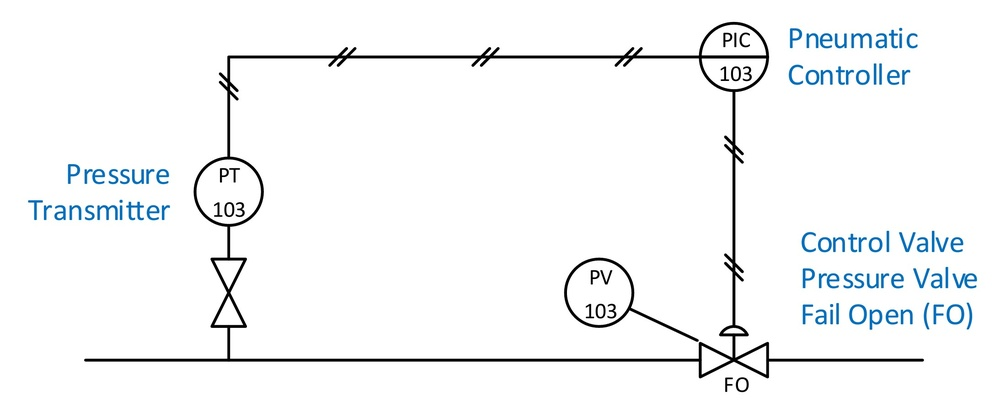
#> input picture dataset/original/diagramas/qtd_baixa/qld_alta/148.jpg, 1000 x 412 px, shrunk from 2187 x 901 before the run, found by its file name
$ python test_text_regions.py
#> lines starting #> are read from the running program, lines starting #| are printed output that depends on the picture; after the words box and inside, x2 and y2 are one past the last pixel; in counts of white or black regions, pixels touching at a corner belong together
import cv2
import sys
from pathlib import Path

def main():
    entrada = Path(sys.argv[1]) if len(sys.argv) > 1 else Path(
        "dataset/original/diagramas/qtd_baixa/qld_alta/148.jpg"
    )

    saida = Path(sys.argv[2]) if len(sys.argv) > 2 else Path(
        "dataset/processado/text_regions.png"
    )

    if not entrada.is_file():
        raise FileNotFoundError(f"Imagem não encontrada: {entrada}")

    imagem = cv2.imread(str(entrada))
#> imagem is the input picture: shape (412, 1000, 3); mean B, G, R 247.3, 246.4, 244.9

    if imagem is None:
        raise ValueError(f"Não foi possível abrir a imagem: {entrada}")

    gray = cv2.cvtColor(imagem, cv2.COLOR_BGR2GRAY)
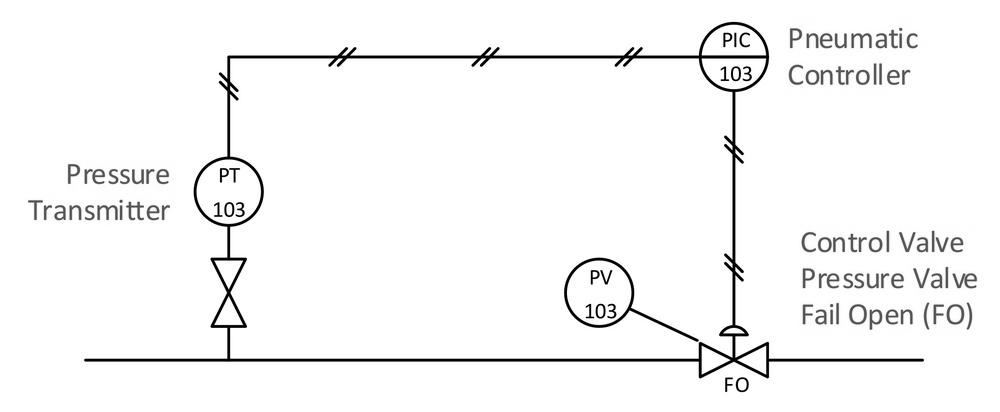
#> gray: shape (412, 1000); min 0, max 255, mean 246.1

    # DETECTOR MSER
    mser = cv2.MSER_create()

    regioes, _ = mser.detectRegions(gray)
#> regioes = 1128 items

    resultado = imagem.copy()

    candidatos = []

    for regiao in regioes:

        x, y, w, h = cv2.boundingRect(regiao)

        # Filtros básicos
        if w < 2 or h < 5:
            continue

        if w > 100 or h > 100:
            continue

        area = w * h

        if area < 20:
            continue

        # Proporção
        proporcao = w / h

        if proporcao > 15 or proporcao < 0.1:
            continue

        candidatos.append((x, y, w, h))
#> this loop made 1128 passes
#> (x, y, w, h, area, proporcao) on passes 1 to 3: (28, 200, 15, 20, 300, 0.75), (28, 200, 15, 20, 300, 0.75), (28, 200, 15, 21, 315, 0.714)
#> after the loop, candidatos = 1037 items, first 6: (28, 200, 15, 20), (28, 200, 15, 20), (28, 200, 15, 21), (44, 205, 8, 15), (43, 205, 9, 15), (43, 205, 10, 16)

    print(f"\nRegiões detectadas: {len(candidatos)}\n")
#| Regiões detectadas: 1037

    for x, y, w, h in candidatos:
        cv2.rectangle(
            resultado,
            (x, y),
            (x + w, y + h),
            (0, 0, 255),
            1
        )
#> this loop made 1037 passes
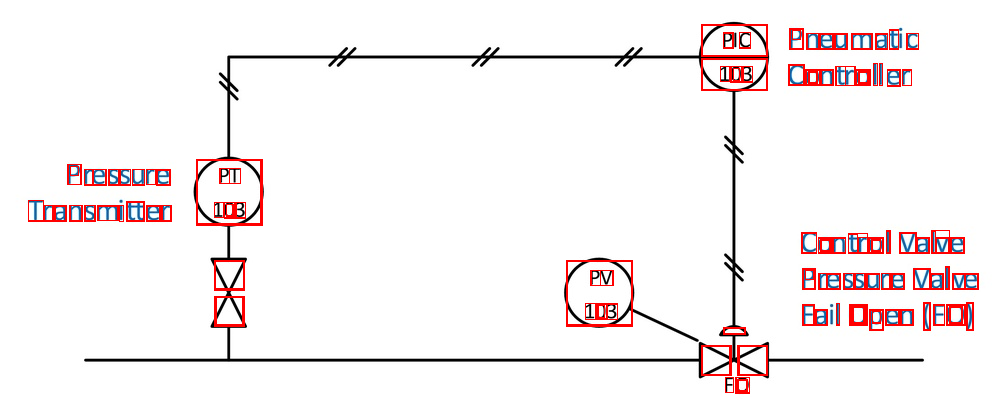
#> resultado: shape (412, 1000, 3); 2.94% of pixels changed, all inside (x1, y1, x2, y2) = (28, 24, 979, 394)

    saida.parent.mkdir(parents=True, exist_ok=True)

    cv2.imwrite(str(saida), resultado)

    print(f"Resultado salvo em: {saida}")

if __name__ == "__main__":
    main()

$ run again, with dataset/original/diagramas/qtd_baixa/qld_alta/101.jpg copied over dataset/original/diagramas/qtd_baixa/qld_alta/148.jpg
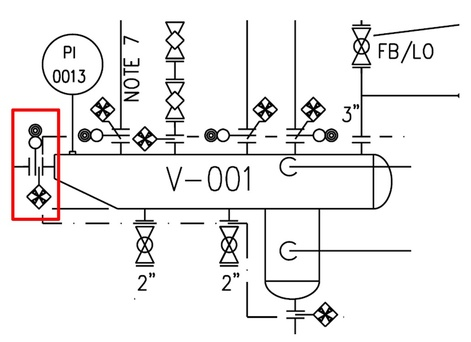
#> input picture dataset/original/diagramas/qtd_baixa/qld_alta/101.jpg, 471 x 342 px, shrunk from 1030 x 748 before the run, found by its file name
#> in main, imagem is the input picture: shape (342, 471, 3); mean B, G, R 237.5, 237.6, 238.8
#> regioes = 842 items
#> the loop in main, `for regiao in regioes: ` made 842 passes
#> (x, y, w, h) on passes 2 to 4: (61, 94, 329, 186), (60, 94, 351, 186), (60, 94, 351, 191)
#> after the loop in main, `for regiao in regioes:`: candidatos = 648 items, first 6: (42, 154, 15, 26), (277, 296, 28, 16), (272, 293, 39, 19), (42, 40, 13, 43), (42, 40, 13, 48), (228, 223, 20, 35)
#| Regiões detectadas: 648
#> the loop in main, `for x, y, w, h in candidatos:` made 648 passes
#> after the loop in main, `for x, y, w, h in candidatos:`:
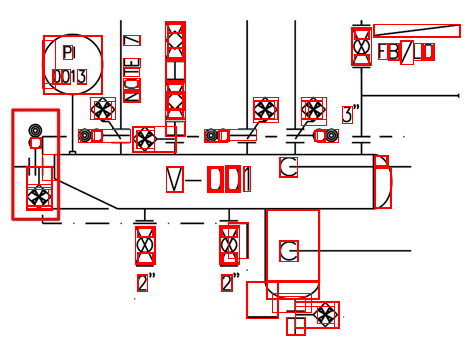
#> resultado: shape (342, 471, 3); 5.96% of pixels changed, all inside (x1, y1, x2, y2) = (26, 21, 461, 336)

$ run again, with dataset/original/diagramas/qtd_baixa/qld_alta/149.jpg copied over dataset/original/diagramas/qtd_baixa/qld_alta/148.jpg
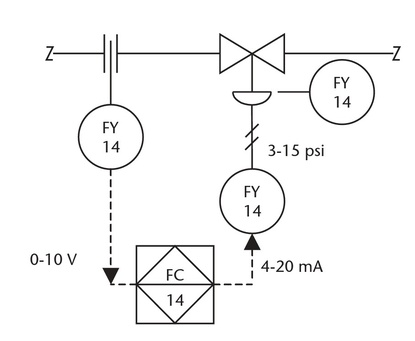
#> input picture dataset/original/diagramas/qtd_baixa/qld_alta/149.jpg, 415 x 341 px, shrunk from 907 x 745 before the run, found by its file name
#> in main, imagem is the input picture: shape (341, 415, 3); mean B, G, R 246.8, 246.8, 246.8
#> regioes = 343 items
#> the loop in main, `for regiao in regioes: ` made 343 passes
#> (x, y, w, h) on passes 9 to 11: (78, 41, 66, 135), (78, 41, 66, 135), (78, 41, 66, 135)
#> after the loop in main, `for regiao in regioes:`: candidatos = 282 items, first 6: (30, 253, 14, 13), (54, 253, 9, 12), (54, 253, 9, 13), (54, 253, 9, 13), (102, 41, 13, 65), (95, 41, 41, 76)
#| Regiões detectadas: 282
#> the loop in main, `for x, y, w, h in candidatos:` made 282 passes
#> after the loop in main, `for x, y, w, h in candidatos:`:
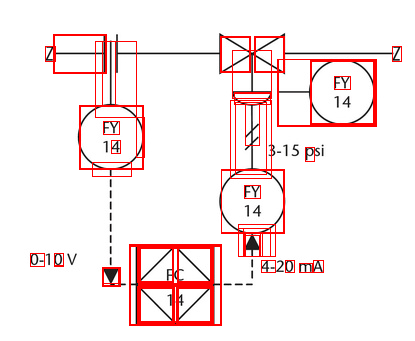
#> resultado: shape (341, 415, 3); 5.64% of pixels changed, all inside (x1, y1, x2, y2) = (30, 34, 402, 326)

$ run again, with dataset/original/diagramas/qtd_baixa/qld_alta/155.jpg copied over dataset/original/diagramas/qtd_baixa/qld_alta/148.jpg
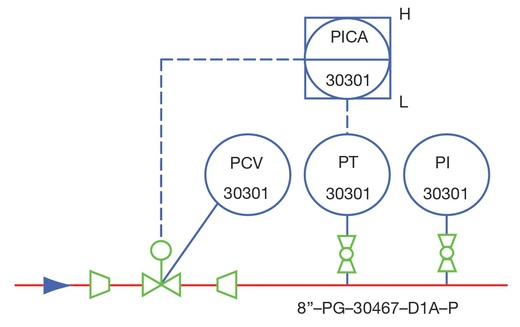
#> input picture dataset/original/diagramas/qtd_baixa/qld_alta/155.jpg, 520 x 327 px, shrunk from 1138 x 715 before the run, found by its file name
#> in main, imagem is the input picture: shape (327, 520, 3); mean B, G, R 247.4, 247.1, 246.6
#> in main, `gray = cv2.cvtColor(imagem, cv2.COLOR_BGR2GRAY)`:
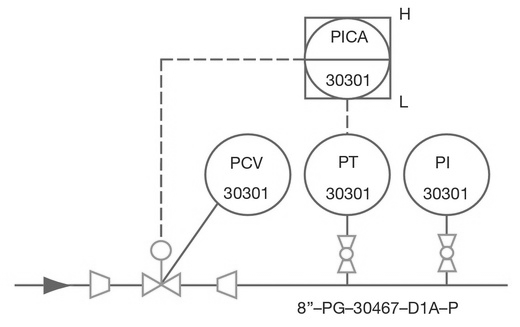
#> gray: shape (327, 520); min 0, max 255, mean 247
#> regioes = 389 items
#> the loop in main, `for regiao in regioes: ` made 389 passes
#> (x, y, w, h) on passes 4 to 6: (162, 134, 129, 148), (162, 134, 129, 148), (162, 134, 129, 148)
#> after the loop in main, `for regiao in regioes:`: candidatos = 355 items, first 6: (15, 277, 74, 17), (15, 277, 75, 17), (15, 271, 80, 27), (180, 278, 39, 8), (404, 134, 86, 100), (403, 134, 87, 100)
#| Regiões detectadas: 355
#> the loop in main, `for x, y, w, h in candidatos:` made 355 passes
#> after the loop in main, `for x, y, w, h in candidatos:`:
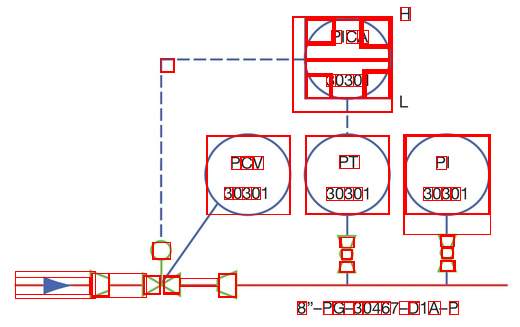
#> resultado: shape (327, 520, 3); 4.99% of pixels changed, all inside (x1, y1, x2, y2) = (15, 7, 491, 315)
